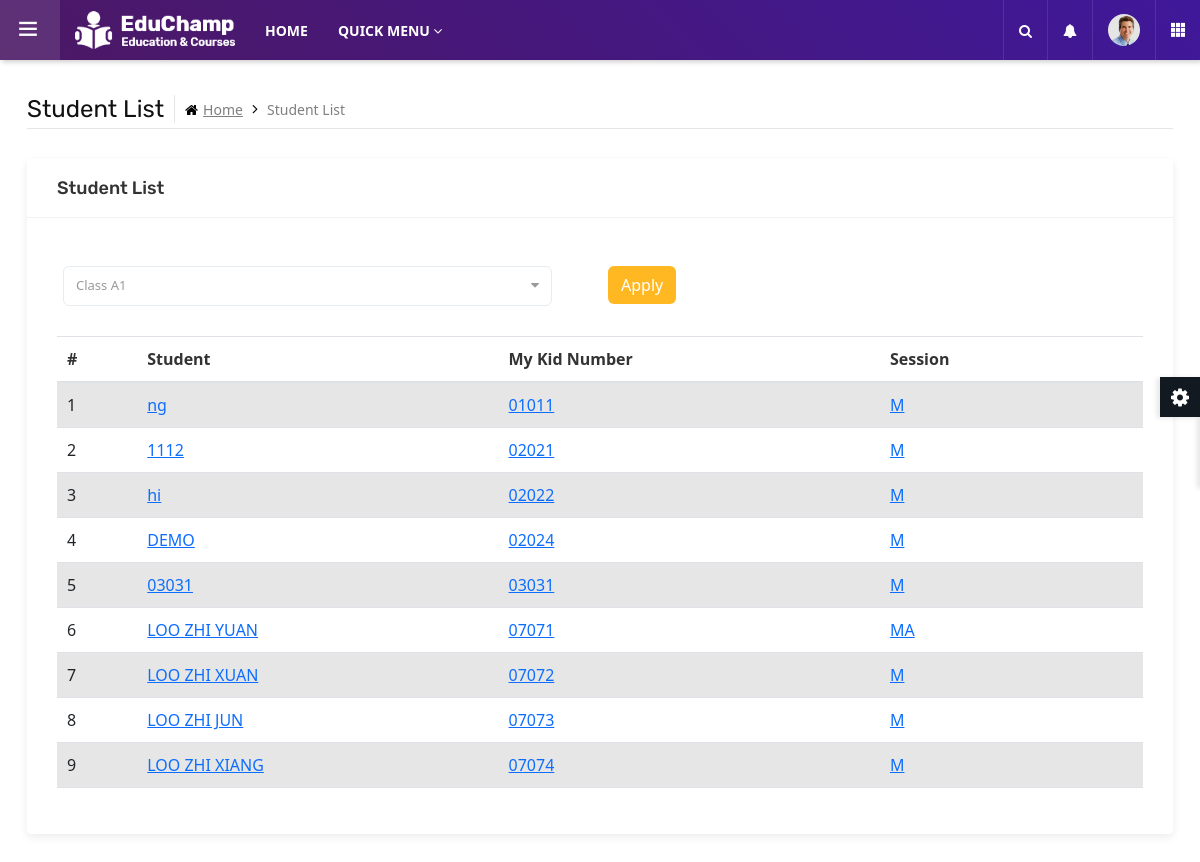
Before: /dashboardAdmin.php (signed in) with the older database file.
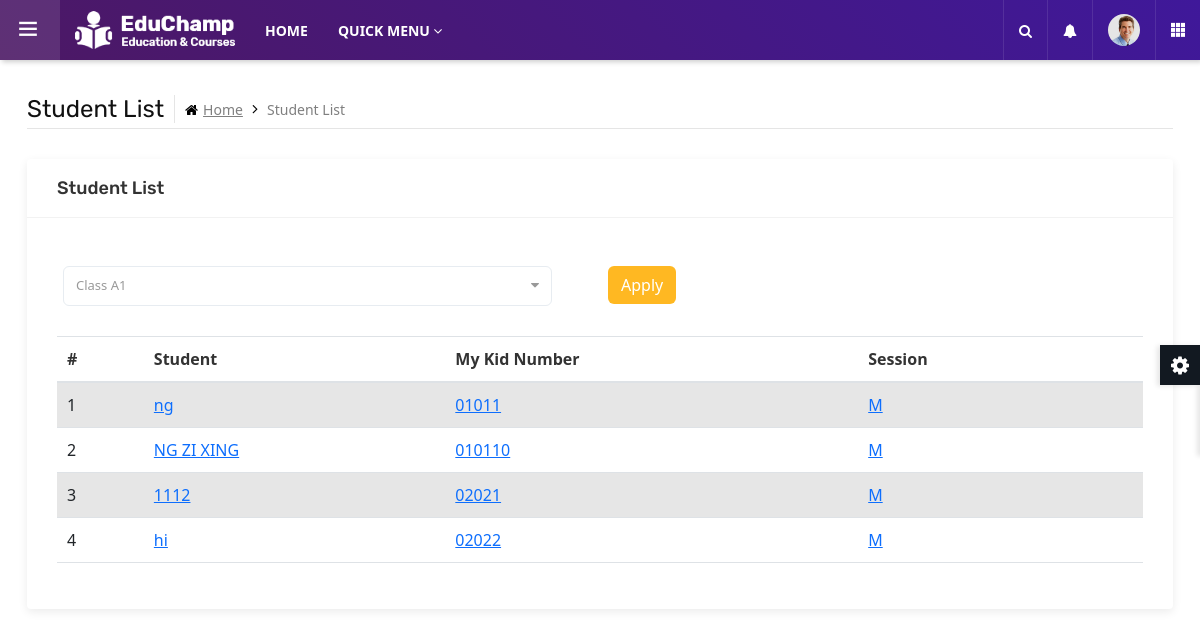
After: the same page with the newer database file.
### tables this page shows
CREATE TABLE `student` (
  `stdMKN` char(12) NOT NULL,
  `stdName` varchar(50) NOT NULL,
  `stdGender` tinyint(1) NOT NULL,
  `stdAge` decimal(2,0) NOT NULL,
  `stdDOB` date NOT NULL,
  `stdFavorColor` varchar(20) DEFAULT NULL,
  `stdDiapers` tinyint(1) NOT NULL,
  `stdSession` varchar(2) NOT NULL,
  `stdMeal` varchar(2) NOT NULL,
  `stdPhoto` varchar(40) NOT NULL,
  `stdRegStatus` tinyint(2) NOT NULL,
  `pIC` char(12) NOT NULL,
  `clsName` varchar(20) DEFAULT NULL,
  `prgName` varchar(50) DEFAULT NULL
);

### dashboardAdmin.php (called while the page is built)
<?php
include "myStd.php";
?>

### myStd.php (the view, shortened to what this page needs)
<?php
include "dbconnect.php"
?>
	<main class="ttr-wrapper">
		<div class="container-fluid">
			<div class="db-breadcrumb">
				<h4 class="breadcrumb-title">Student List</h4>
				<ul class="db-breadcrumb-list">
					<li><a href="#"><i class="fa fa-home"></i>Home</a></li>
					<li>Student List</li>
				</ul>
			</div>
			<div class="row">
				<div class="col-lg-12 m-b30">
					<div class="widget-box">
						<div class="wc-title">
							<h4>Student List</h4>
						</div>
                            <form id ='filter' method = 'GET' action = 'myStd.php'>
                            <div class = 'row'>
                                <div class = 'col-lg-6 px-5 pt-5'>
                                <select name = 'clsName' class = 'form-control' id='select'>";
                <?php
                $query = "SELECT DISTINCT clsName as clsName FROM subjectsTeac WHERE tIC = $_SESSION[tIC]";
                $result = mysqli_query($con, $query);
                $count = 0;
                while($row = mysqli_fetch_array($result)){
                    if($row['clsName'] != $_GET["clsName"]){
                        if($count == 0){
                            echo "<option value = '$_GET[clsName]'> $_GET[clsName] </option>";
                        }
                        echo "<option value = '$row[clsName]'> $row[clsName] </option>";
                    }
                    elseif($count == 0){
                        echo "<option value = '$_GET[clsName]'> $_GET[clsName] </option>";
                    }
                    $count += 1;
                }
                ?>
                                </select>
                                </div>
                                <div class = "col-lg-3 px-2 pt-5">
                                <input type = 'submit' class = "btn yellow" value = "Apply">
                                </div>
                            </div>
                            </form>
						<div class="widget-inner">
                            <table class="table table-striped table-hover ">
                                <thead>
                                    <tr>
                                    <th>#</th>
                                    <th>Student</th>
                                    <th>My Kid Number</th>
                                    <th>Session</th>
                                    <th></th>
                                    </tr>
                                </thead>
                                <tbody>
                            <?php
                                $query = "SELECT * FROM Student WHERE Student.clsName = '$_GET[clsName]' AND Student.stdRegStatus = 2";
                                $result = mysqli_query($con, $query);
                                $count = 1;
                                while( $row = mysqli_fetch_array($result)){
                                    echo "
                                    <tr>
                                    <td>$count</td>
                                    <td><a href = '#'>$row[stdName]</a></td>
                                    <td><a href = '#'>$row[stdMKN]</a></td>
                                    <td><a href = '#'>$row[stdSession]<td>
                                    </tr>
                                    ";
                                    $count+=1;
                                }
                            ?>
                                </tbody>
                            </table>
						</div>
					</div>
				</div>
			</div>
		</div>
	</main>
</body>
</html>

Changed rows visible on the page:
no longer on this page (row edited): student: stdName "DEMO", stdMKN "02024", stdSession "M"
no longer on this page (row edited): student: stdName "03031", stdMKN "03031", stdSession "M"
removed student: stdName "LOO ZHI YUAN", stdMKN "07071", stdSession "MA"
removed student: stdName "LOO ZHI XUAN", stdMKN "07072", stdSession "M"
removed student: stdName "LOO ZHI JUN", stdMKN "07073", stdSession "M"
removed student: stdName "LOO ZHI XIANG", stdMKN "07074", stdSession "M"
added student: stdName "NG ZI XING", stdMKN "010110", stdSession "M"
